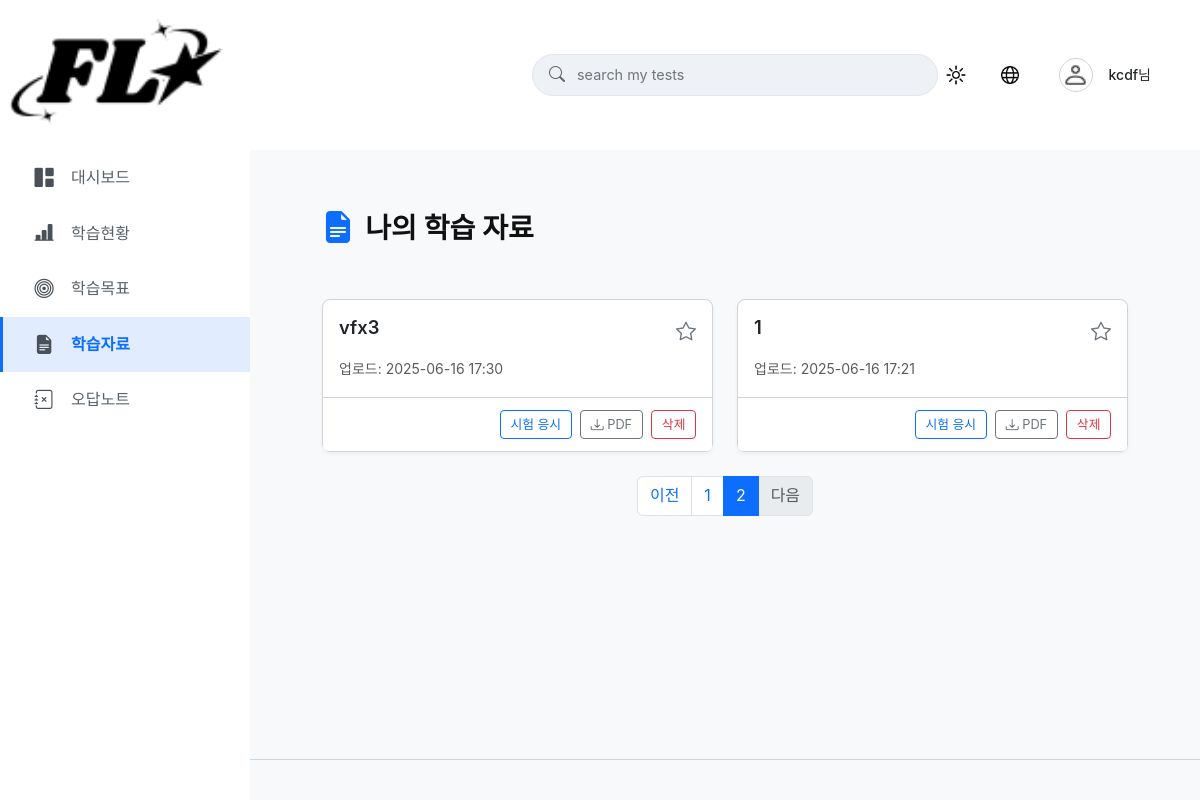
The app's page /flo_my/mypage/materials/?page=2 (signed in), older data.
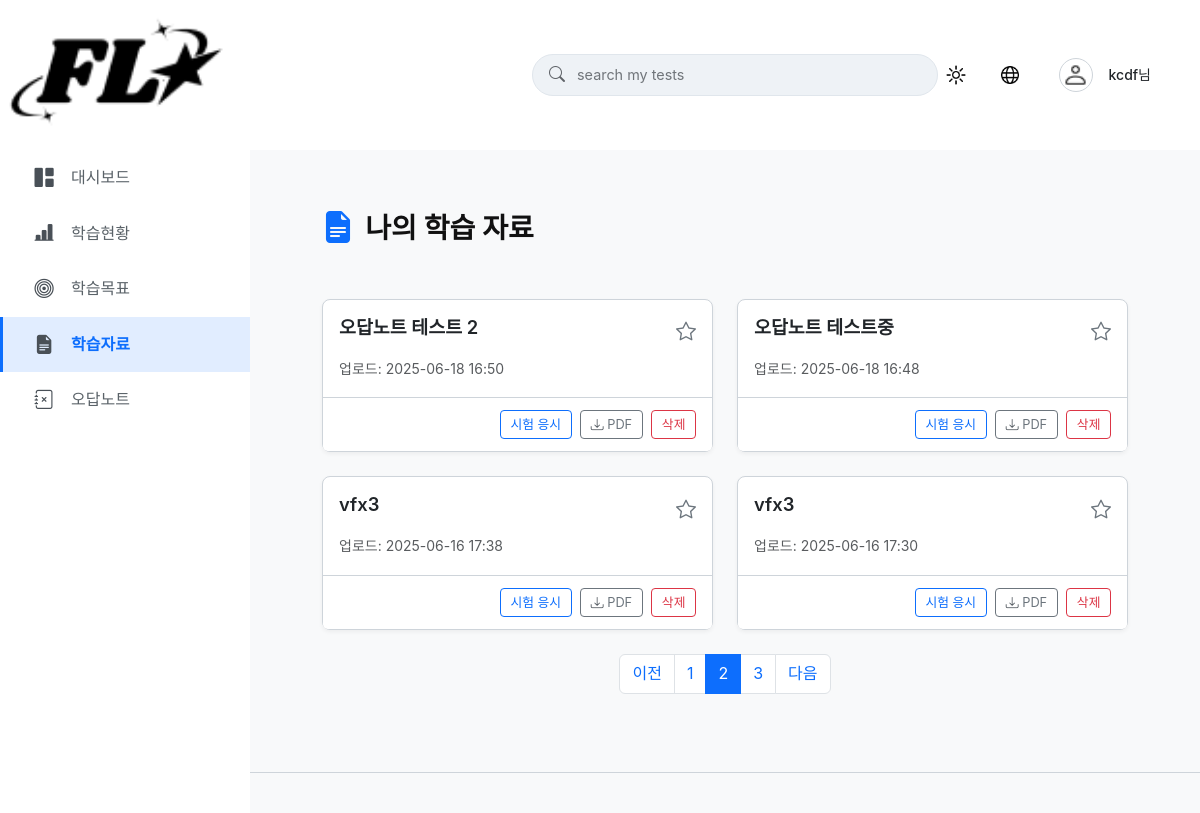
The same page, newer data.
### flo_exam/models.py (models this page shows, shortened)
class ExamDocument(models.Model):
    author = models.ForeignKey(
        settings.AUTH_USER_MODEL,
        on_delete=models.SET_NULL, # 작성자 계정 삭제 시 이 필드를 NULL로 설정 (문서는 남김)
        null=True,
        blank=True, # 관리자 페이지 등에서 빈 값 허용
        verbose_name="작성자"
    )
    title = models.CharField(max_length=255, verbose_name="문서 제목")
    pdf_file = models.FileField(upload_to='uploaded_pdfs/', verbose_name="PDF 파일")
    NUM_QUESTIONS_CHOICES = [
        (10, '10문제'),
        (20, '20문제'),
        (25, '25문제'),
    ]
    num_questions_requested = models.IntegerField(
        verbose_name="요청 문항수",
        choices=NUM_QUESTIONS_CHOICES,
        default=10
    )
    QUESTION_TYPE_CHOICES = [
        ('객관식', '객관식(4지선다)'),
        ('단답형', '단답형'),
    ]
    question_type_requested = models.CharField(
        max_length=20,
        verbose_name="요청 문제 유형",
        choices=QUESTION_TYPE_CHOICES,
        default='객관식'
    )
    subject_area = models.CharField(
        max_length=100,
        verbose_name="분야",
        help_text="예: 수학, 정보처리기사, HTML, CSS 등"
    )
    uploaded_at = models.DateTimeField(auto_now_add=True, verbose_name="업로드 일시")
    PROCESSING_STATUS_CHOICES = [
        ('PENDING', '대기 중'),
        ('PROCESSING', '문제 생성 중'),
        ('COMPLETED', '생성 완료'),
        ('FAILED', '생성 실패'),
    ]
    processing_status = models.CharField(
        max_length=20,
        choices=PROCESSING_STATUS_CHOICES,
        default='PENDING',
        verbose_name="처리 상태"
    )
    is_important = models.BooleanField(default=False, verbose_name="중요 표시")
    class Meta:
        verbose_name = "업로드된 PDF 문서"
        verbose_name_plural = "업로드된 PDF 문서들"
        ordering = ['-uploaded_at']
    class Meta:
        verbose_name = "업로드된 PDF 문서"
        verbose_name_plural = "업로드된 PDF 문서들"
        ordering = ['-uploaded_at']

### flo_my/views.py (the view)
# urls.py: path('mypage/materials/', views.mypage_materials_view, name='mypage_materials'),
@login_required
def mypage_materials_view(request):
    materials_query = ExamDocument.objects.filter(author=request.user).order_by('-is_important', '-uploaded_at')
    paginator = Paginator(materials_query, 4) # 페이지당 항목 수를 4개로 변경
    page_number = request.GET.get('page')
    page_obj = paginator.get_page(page_number)
    num_pages = paginator.num_pages
    current_page = page_obj.number
    start_page = max(1, current_page - 2)
    end_page = min(num_pages, start_page + 4)
    if end_page - start_page < 4:
        start_page = max(1, end_page - 4)
    custom_page_range = range(start_page, end_page + 1)
    context = {
        'test_sets_page': page_obj,
        'custom_page_range': custom_page_range,
        'mypage_nav_active': 'materials',
    }
    return render(request, 'flo_my/mypage/mypage_materials.html', context)

### flo/models.py (called while the page is built)
    @property
    def get_display_name(self):
        return self.nickname if self.nickname else self.user.username

    @property
    def get_profile_image_url(self):
        if self.profile_image and self.profile_image.name:
            return self.profile_image.url # 사용자가 업로드한 이미지
        return settings.STATIC_URL + 'flo/images/icons/profile/default_profile_light.png'

    @property
    def has_custom_profile_image(self):
        return bool(self.profile_image and self.profile_image.name)

### flo_my/templates/flo_my/mypage/mypage_materials.html (shortened to what the changed rows need)
{% extends "flo_my/mypage_base.html" %}{% load static i18n %}
{% block extra_css %}
    <link rel="stylesheet" href="{% static 'flo/css/mypage_materials.css' %}">
{% endblock %}
{% block mypage_content %}
<div class="learning-materials-page">
    <div class="page-title-container mb-4">
        <h2 class="page-main-title">{% translate "나의 학습 자료" %}</h2>
    </div>
    <div class="my-materials-list-or-message-section mt-2">
        {% if test_sets_page and test_sets_page.object_list %}
            <div class="row row-cols-1 row-cols-md-2 g-4">
                {% for material in test_sets_page %}
                <div class="col">
                    <div class="card h-100 learning-material-card" id="material-card-{{ material.pk }}">
                        <div class="card-body">
                            <div class="d-flex justify-content-between align-items-start mb-2">
                                <div class="learning-material-title-container flex-grow-1 me-2">
                                    <a href="{% url 'flo_exam:loading_page_entry' material.pk %}?retake=true" class="learning-material-title-link">
                                        <h5 class="card-title mb-0 d-inline material-title-text">{{ material.title }}</h5>
                                    </a>
                                </div>
                                <i class="bi {% if material.is_important %}bi-star-fill text-warning{% else %}bi-star{% endif %} fs-5 ms-2 toggle-material-importance-btn"
                                   data-doc-id="{{ material.pk }}"
                                   title="{% translate '중요도 변경' %}"
                                   style="cursor: pointer; color: {% if material.is_important %}#ffc107{% else %}#6c757d{% endif %};">
                                </i>
                            </div>
                            <p class="card-text text-muted">
                                <small>{% translate "업로드" %}: {{ material.uploaded_at|date:"Y-m-d H:i" }}</small>
                            </p>
                        </div>
                        <div class="card-footer text-end">
                            <a href="{% url 'flo_exam:loading_page_entry' material.pk %}?retake=true" class="btn btn-sm btn-outline-primary me-1">{% translate "시험 응시" %}</a>
                            {% if material.generated_exam %}
                            <a href="{% url 'flo_exam:download_questions_pdf' material.generated_exam.pk %}" class="btn btn-sm btn-outline-secondary me-1" title="{% translate '시험문제 PDF 다운로드' %}"><i class="bi bi-download"></i> {% translate "PDF" %}</a>
                            {% endif %}
                            <button type="button" class="btn btn-sm btn-outline-danger delete-material-btn" data-doc-id="{{ material.pk }}">{% translate "삭제" %}</button>
                        </div>
                    </div>
                </div>
                {% endfor %}
            </div>
            {% if test_sets_page.has_other_pages %}
            <nav aria-label="Page navigation" class="mt-4">
                <ul class="pagination justify-content-center">
                    {% for i in custom_page_range %}
                        {% if test_sets_page.number == i %}
                            <li class="page-item active" aria-current="page"><span class="page-link">{{ i }}</span></li>
                        {% else %}
                            <li class="page-item"><a class="page-link" href="?page={{ i }}{% for key, value in request.GET.items %}{% if key != 'page' %}&{{ key }}={{ value }}{% endif %}{% endfor %}">{{ i }}</a></li>
                        {% endif %}
                    {% endfor %}
                    {% if test_sets_page.has_next %}
                        <li class="page-item"><a class="page-link" href="?page={{ test_sets_page.next_page_number }}">{% translate "다음" %}</a></li>
                    {% else %}
                        <li class="page-item disabled"><span class="page-link">{% translate "다음" %}</span></li>
                    {% endif %}
                </ul>
            </nav>
            {% endif %}
        {% endif %}
    </div>
</div>
{% endblock %}

Row changes from the older to the newer data that the page shows:
no longer on this page (row unchanged): ExamDocument: title "1", is_important False (drawn), uploaded_at "2025-06-16 17:21"
added ExamDocument: title "오답노트 테스트 2", is_important False (drawn), uploaded_at "2025-06-18 16:50"
added ExamDocument: title "오답노트 테스트중", is_important False (drawn), uploaded_at "2025-06-18 16:48"
now on this page (row unchanged): ExamDocument: title "vfx3", is_important False (drawn), uploaded_at "2025-06-16 17:38"
Text that changed along with them:
new list line: "3"
